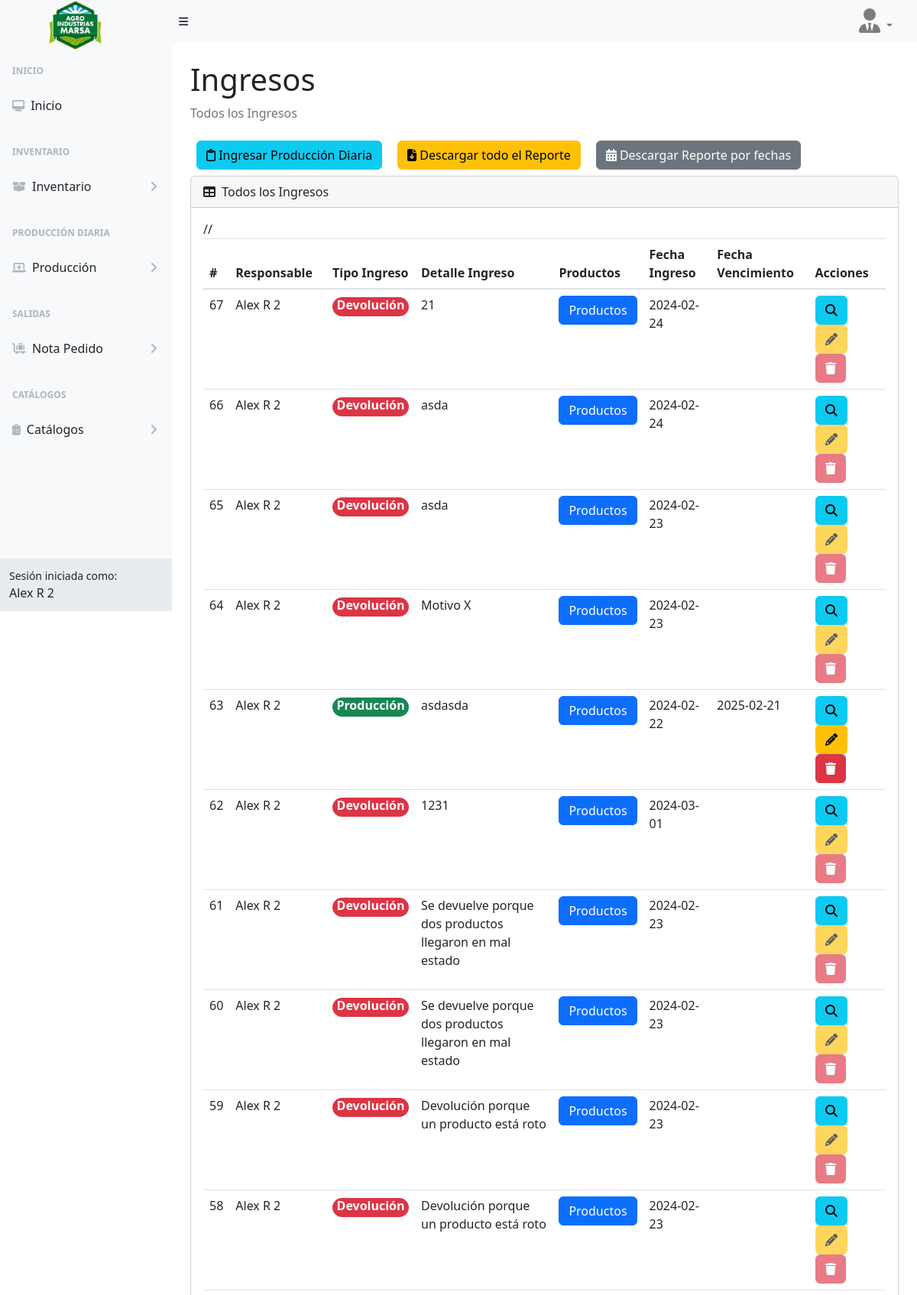
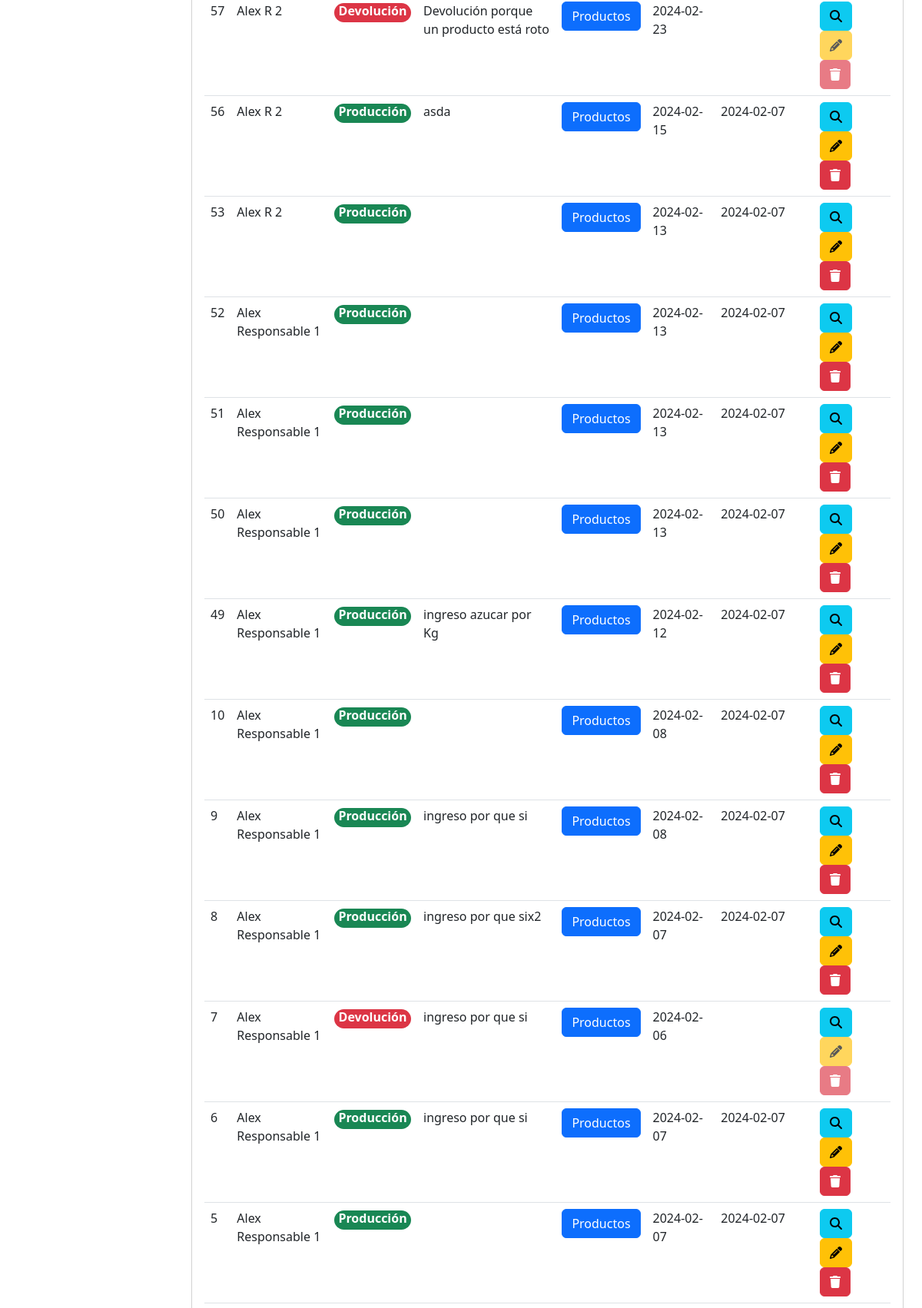
The app's page /ingresos (signed in, upper part) with its own data (2 pictures, top to bottom).
### tables this page shows
CREATE TABLE `tb_ingreso`  (
  `IdIng` int NOT NULL AUTO_INCREMENT,
  `IdPer` int NOT NULL,
  `DatosRefSalida` varchar(100) NULL DEFAULT NULL,
  `TipoIngreso` int NULL DEFAULT NULL,
  `DescripcionIng` varchar(250) NULL DEFAULT NULL,
  `DatosProductosIngresoJson` longtext NOT NULL,
  `FechaProduccionIng` date NULL DEFAULT NULL,
  `FechaVencimientoIng` date NULL DEFAULT NULL,
  `Estado` int NOT NULL,
  `DateCreate` datetime NOT NULL,
  `DateUpdate` datetime NOT NULL,
  PRIMARY KEY (`IdIng`) USING BTREE,
  INDEX `IdPer`(`IdPer`) USING BTREE,
  CONSTRAINT `tb_ingreso_ibfk_1` FOREIGN KEY (`IdPer`) REFERENCES `tb_personal` (`IdPer`) ON DELETE RESTRICT ON UPDATE RESTRICT
);

CREATE TABLE `tb_personal`  (
  `IdPer` int NOT NULL AUTO_INCREMENT,
  `IdTipoPer` int NOT NULL,
  `dni` int NOT NULL,
  `NombrePer` varchar(255) NOT NULL,
  `ApellidoPer` varchar(255) NOT NULL,
  `TelefonoPer` varchar(12) NOT NULL,
  `DireccionPer` varchar(255) NOT NULL,
  `Estado` int NOT NULL,
  `DateCreate` datetime NOT NULL,
  `DateUpdate` datetime NOT NULL,
  PRIMARY KEY (`IdPer`) USING BTREE,
  INDEX `IdTipoPer`(`IdTipoPer`) USING BTREE,
  CONSTRAINT `tb_personal_ibfk_1` FOREIGN KEY (`IdTipoPer`) REFERENCES `tb_tipopersonal` (`IdTipoPer`) ON DELETE RESTRICT ON UPDATE RESTRICT
);

### controller/template.controller.php (called while the page is built)
<?php
class TemplateController
{
  static public function ctrTemplate()
  {
    include "view/template.php";
  }
}

### index.php (called while the page is built, shortened)
<?php
require_once "controller/template.controller.php";
require_once "controller/functions.controller.php";
require_once "controller/ingresos.controller.php";
require_once "controller/users.controller.php";
require_once "model/ingresos.model.php";
$template = new TemplateController();
$template -> ctrTemplate();

### model/conexion.php (called while the page is built)
<?php
class Conexion
{
  static public function conn()
  {
    $link = new PDO("mysql:host=localhost;dbname=marsa_db","root","");
    $link->exec("set names utf8");
    return $link;
  }
}

### model/ingresos.model.php (called while the page is built, shortened)
<?php
require_once "conexion.php";
class IngresosModel
{
  public static function mdlGetAllIngresos($table)
  {
    $statement = Conexion::conn()->prepare("
      SELECT ing.*,
        per.NombrePer AS NombrePerIdPer,
        e.TipoEstado
      FROM $table AS ing
      INNER JOIN tb_personal AS per ON ing.IdPer = per.IdPer
      INNER JOIN tb_estado AS e ON ing.Estado = e.IdEstado
      ORDER BY
      IdIng DESC");
    $statement->execute();
    $results = $statement->fetchAll(PDO::FETCH_ASSOC);
    foreach ($results as &$result) {
      if (isset($result['DatosProductosIngresoJson'])) {
        $productsJson = json_decode($result['DatosProductosIngresoJson'], true);
        foreach ($productsJson as &$product) {
          $statement = Conexion::conn()->prepare("
            SELECT NombreProducto
            FROM tb_producto
            WHERE IdProd = :codProduct
          ");
          $statement->bindParam(":codProduct", $product['codProduct'], PDO::PARAM_INT);
          $statement->execute();
          $productResult = $statement->fetch(PDO::FETCH_ASSOC);
        }
      }
    }
    return $results;
  }
}

### controller/ingresos.controller.php (called while the page is built, shortened)
<?php
class IngresosController
{
  public static function ctrGetAllIngresos()
  {
    $table = "tb_ingreso";
    $listAllDataExeIng = IngresosModel::mdlGetAllIngresos($table);
    return $listAllDataExeIng;
  }
}

### view/modules/ingresos.php (the view, shortened to what this page needs)
</div>
</div>
<div class="sb-sidenav-footer">
  <div class="small">Sesión iniciada como:</div>
  <?php echo $_SESSION["Nombre"] ?>
</div>
</nav>
</div>
<div id="layoutSidenav_content">
  <main>
    <div class="container-fluid px-4">
      <h1 class="mt-4">Ingresos</h1>
      <ol class="breadcrumb mb-4">
        <li class="breadcrumb-item active">Todos los Ingresos</li>
      </ol>
      <div class="d-flex m-2">
        <button type="button" class="btn btn-info btnNewIng" id="btnNewIng"><i class="fa-regular fa-clipboard "></i>
          Ingresar Producción Diaria
        </button>
        <button type="button" class="btn btn-warning reporteExeIngresos" id="reporteExeIngresos"><i class="fa-solid fa-file-arrow-down "></i>
          Descargar todo el Reporte
        </button>
        <button type="button" class="btn btn-secondary" id="reporteIngPorFechas"><i class="fa-solid fa-calendar-days"></i>
          Descargar Reporte por fechas
        </button>
      </div>
      <div class="card mb-4">
        <div class="card-header">
          <i class="fas fa-table me-1"></i>
          Todos los Ingresos
        </div>
        <div class="card-body">
          <table id="datatablesSimple" class="data-table-InsidesMaterials table">
            <thead>
              <tr>
                <th>#</th>
                <th>Responsable</th>
                <th>Tipo Ingreso</th>
                <th>Detalle Ingreso</th>
                <th>Productos</th>
                <th>Fecha Ingreso</th>
                <th>Fecha Vencimiento</th>
                <th>Acciones</th>
              </tr>
            </thead>
            <tbody>
              //<?php
              $ListNotaPedido = IngresosController::ctrGetAllIngresos();
              foreach ($ListNotaPedido as $key => $value) {
                $tipoIngreso = FunctionsController::ctrGetTipoIngreso($value["TipoIngreso"]);
                $botones = FunctionsController::ctrGetButtonsIngresos($value["Estado"], $value["IdIng"]);
                echo
                '<tr>
                  <td>' . $value["IdIng"] . '</td>
                  <td>' . $value["NombrePerIdPer"] . '</td>
                  <td>' . $tipoIngreso . '</td>
                  <td>' . $value["DescripcionIng"] . '</td>
                  <td><button class="btn btn-primary btnMostarProductosIng" data-products="' . htmlspecialchars($value["DatosProductosIngresoJson"]) . '">Productos</button></td>
                  <td>' . $value["FechaProduccionIng"] . '</td>
                  <td>' . $value["FechaVencimientoIng"] . '</td>
                  <td>' . $botones . '</td>
                </tr>';
              } ?>
            </tbody>
          </table>
        </div>
      </div>
    </div>
  </main>
</div>
</div>

### controller/functions.controller.php (shortened to what this page needs)
<?php
class FunctionsController
{
  public static function ctrGetTipoIngreso($tipoIngreso)
  {
    if ($tipoIngreso == 1) {
      $tipo = "<span class='badge rounded-pill bg-success' style='font-size: 16px; padding: 2px; width: 100px; height: 25px; text-align: center;'>Producción</span>";
    }
    if ($tipoIngreso == 2) {
      $tipo = "<span class='badge rounded-pill bg-danger' style='font-size: 16px; padding: 2px; width: 100px; height: 25px; text-align: center;'>Devolución</span>";
    }
    return $tipo;
  }
  public static function ctrGetButtonsIngresos($stateValue, $codIngreso)
  {
    if ($stateValue == 7) {
      $buttons = '
        <button class="btn btn-info btnVisualizarIngreso" codIngreso="' . $codIngreso . '"><i class="fa-solid fa-magnifying-glass"></i></button>
        <button class="btn btn-warning btnEditarIngreso" codIngreso="' . $codIngreso . '" ><i class="fa-solid fa-pencil"></i></button>
        <button class="btn btn-danger btnIngresoDelet" codIngresoDelet="' . $codIngreso . '"><i class="fa-solid fa-trash"></i></button>
      ';
    }
    if ($stateValue == 6) {
      $buttons = '
        <button class="btn btn-info btnVisualizarIngreso" codIngreso="' . $codIngreso . '"><i class="fa-solid fa-magnifying-glass"></i></button>
        <button class="btn btn-warning btnEditarIngreso" codIngreso="' . $codIngreso . '" disabled><i class="fa-solid fa-pencil"></i></button>
        <button class="btn btn-danger btnIngresoDelet" codIngresoDelet="' . $codIngreso . '" disabled><i class="fa-solid fa-trash"></i></button>
      ';
    }
    return $buttons;
  }
}

### records on screen
tb_ingreso: IdIng "67", IdPer.NombrePer "Alex R 2", TipoIngreso "Devolución", DescripcionIng "21", FechaProduccionIng "2024-02-24"
tb_ingreso: IdIng "66", IdPer.NombrePer "Alex R 2", TipoIngreso "Devolución", DescripcionIng "asda", FechaProduccionIng "2024-02-24"
tb_ingreso: IdIng "65", IdPer.NombrePer "Alex R 2", TipoIngreso "Devolución", DescripcionIng "asda", FechaProduccionIng "2024-02-23"
tb_ingreso: IdIng "64", IdPer.NombrePer "Alex R 2", TipoIngreso "Devolución", DescripcionIng "Motivo X", FechaProduccionIng "2024-02-23"
tb_ingreso: IdIng "63", IdPer.NombrePer "Alex R 2", TipoIngreso "Producción", DescripcionIng "asdasda", FechaProduccionIng "2024-02-22", FechaVencimientoIng "2025-02-21"
tb_ingreso: IdIng "62", IdPer.NombrePer "Alex R 2", TipoIngreso "Devolución", DescripcionIng "1231", FechaProduccionIng "2024-03-01"
tb_ingreso: IdIng "61", IdPer.NombrePer "Alex R 2", TipoIngreso "Devolución", DescripcionIng "Se devuelve porque dos productos llegaron en mal estado", FechaProduccionIng "2024-02-23"
tb_ingreso: IdIng "60", IdPer.NombrePer "Alex R 2", TipoIngreso "Devolución", DescripcionIng "Se devuelve porque dos productos llegaron en mal estado", FechaProduccionIng "2024-02-23"
tb_ingreso: IdIng "59", IdPer.NombrePer "Alex R 2", TipoIngreso "Devolución", DescripcionIng "Devolución porque un producto está roto", FechaProduccionIng "2024-02-23"
tb_ingreso: IdIng "58", IdPer.NombrePer "Alex R 2", TipoIngreso "Devolución", DescripcionIng "Devolución porque un producto está roto", FechaProduccionIng "2024-02-23"
tb_ingreso: IdIng "57", IdPer.NombrePer "Alex R 2", TipoIngreso "Devolución", DescripcionIng "Devolución porque un producto está roto", FechaProduccionIng "2024-02-23"
tb_ingreso: IdIng "56", IdPer.NombrePer "Alex R 2", TipoIngreso "Producción", DescripcionIng "asda", FechaProduccionIng "2024-02-15", FechaVencimientoIng "2024-02-07"
tb_ingreso: IdIng "53", IdPer.NombrePer "Alex R 2", TipoIngreso "Producción", FechaProduccionIng "2024-02-13", FechaVencimientoIng "2024-02-07"
tb_ingreso: IdIng "52", IdPer.NombrePer "Alex Responsable 1", TipoIngreso "Producción", FechaProduccionIng "2024-02-13", FechaVencimientoIng "2024-02-07"
tb_ingreso: IdIng "51", IdPer.NombrePer "Alex Responsable 1", TipoIngreso "Producción", FechaProduccionIng "2024-02-13", FechaVencimientoIng "2024-02-07"
tb_ingreso: IdIng "50", IdPer.NombrePer "Alex Responsable 1", TipoIngreso "Producción", FechaProduccionIng "2024-02-13", FechaVencimientoIng "2024-02-07"
tb_ingreso: IdIng "49", IdPer.NombrePer "Alex Responsable 1", TipoIngreso "Producción", DescripcionIng "ingreso azucar por Kg", FechaProduccionIng "2024-02-12", FechaVencimientoIng "2024-02-07"
tb_ingreso: IdIng "10", IdPer.NombrePer "Alex Responsable 1", TipoIngreso "Producción", FechaProduccionIng "2024-02-08", FechaVencimientoIng "2024-02-07"
tb_ingreso: IdIng "9", IdPer.NombrePer "Alex Responsable 1", TipoIngreso "Producción", DescripcionIng "ingreso por que si", FechaProduccionIng "2024-02-08", FechaVencimientoIng "2024-02-07"
tb_ingreso: IdIng "8", IdPer.NombrePer "Alex Responsable 1", TipoIngreso "Producción", DescripcionIng "ingreso por que six2", FechaProduccionIng "2024-02-07", FechaVencimientoIng "2024-02-07"
tb_ingreso: IdIng "7", IdPer.NombrePer "Alex Responsable 1", TipoIngreso "Devolución", DescripcionIng "ingreso por que si", FechaProduccionIng "2024-02-06"
tb_ingreso: IdIng "6", IdPer.NombrePer "Alex Responsable 1", TipoIngreso "Producción", DescripcionIng "ingreso por que si", FechaProduccionIng "2024-02-07", FechaVencimientoIng "2024-02-07"
tb_ingreso: IdIng "5", IdPer.NombrePer "Alex Responsable 1", TipoIngreso "Producción", FechaProduccionIng "2024-02-07", FechaVencimientoIng "2024-02-07"

### other values on screen
$_SESSION["Nombre"] "Alex R 2"
